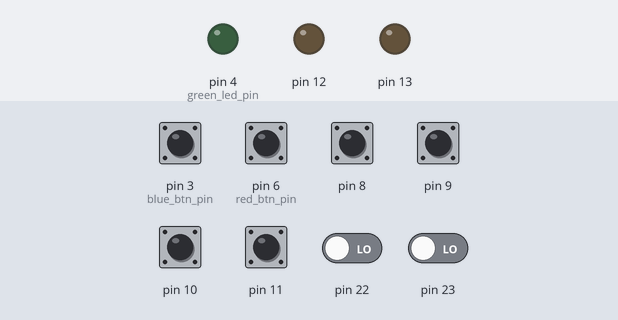
Recording of a sketch running on a simulated Arduino Uno, built with avr-gcc and run on an emulated ATmega328P. On the bench: output pins drawn as LEDs (lit = HIGH). The test bench sets the inputs (shaded band); at power-on: pin 3 (blue_btn_pin), pin 6 (red_btn_pin), pin 8–11 HIGH, pin 22, pin 23 LOW.

Above: at 0.8 s.
0.9 s: pin 3 (blue_btn_pin) pulled LOW for 0.15 s
At 0.97 s:
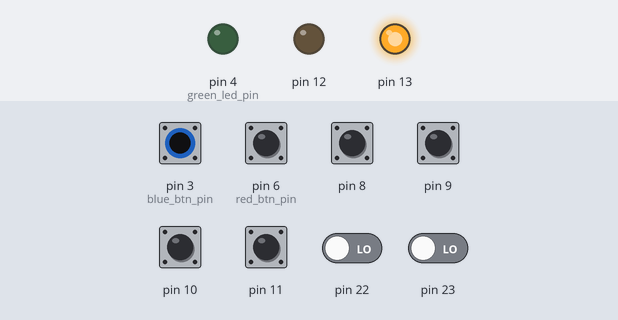
2.5 s: pin 6 (red_btn_pin) pulled LOW for 0.15 s
At 2.57 s:
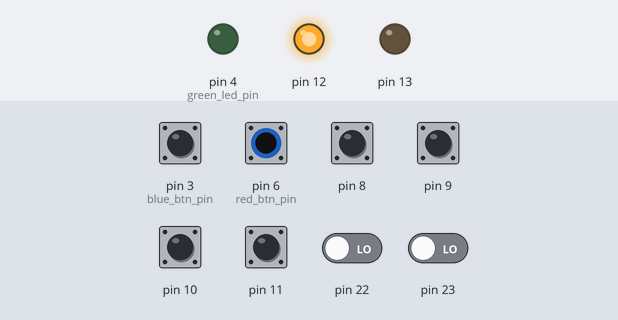
4.1 s: pin 10 pulled LOW for 0.15 s
At 4.17 s:
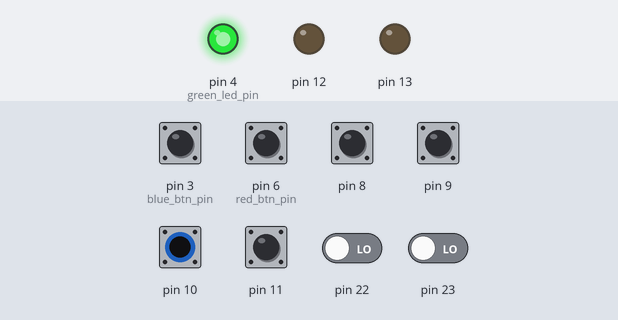
5.7 s: pin 3 (blue_btn_pin) driven LOW and pin 6 (red_btn_pin) driven LOW
At 6.7 s:
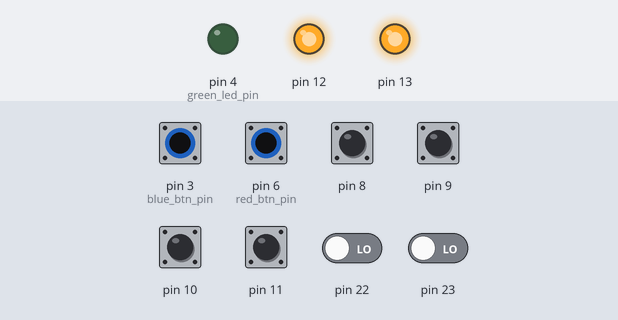
7.2 s: pin 10 pulled LOW for 1 s
At 7.8 s:
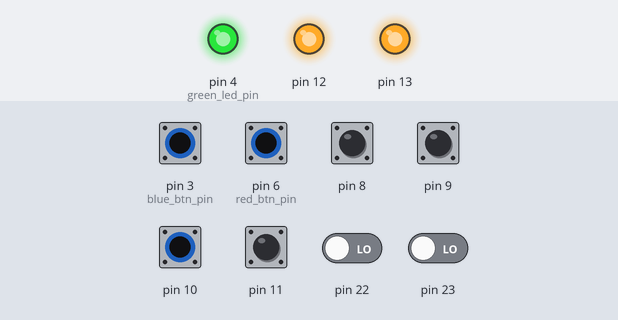
9.7 s: pin 3 (blue_btn_pin) driven HIGH
At 10.9 s:
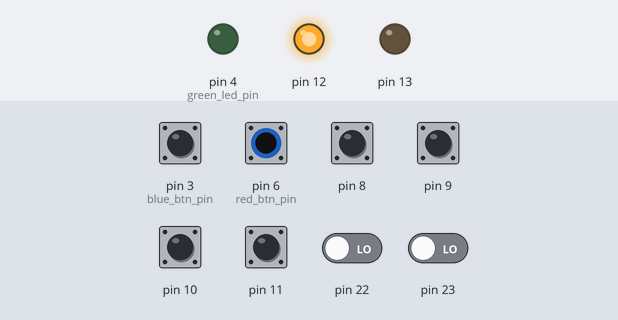
Timing chart, 0 to 12.2 s (numbered marks = the images above; inputs shaded):
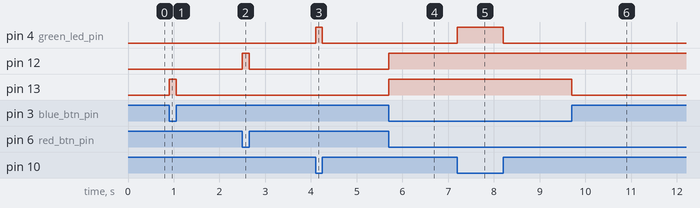

The sketch:

LED_TEST_POLLING_PINCHANGE_EXTERNAL_INTERRUPT.ino
```cpp
/* A test program using the ATMEGA328p which tests 3 LEDs connected to the
 * ATMEGA328p via 3 separate push-buttons. Each color button lights up it's
 * corresponding LED when pressed. This program demonstrates use of External
 * Interrupts, Pin Change Interrupts and Polling methods.
*/

/**************************** VARIABLE DECLARATIONS *************************/

const int PORTB_OFFSET = 8;                   //Port B Pin 0 is located on
                                              //Digital 8 on the Arduino.

const int blue_btn_pin = 3;                   //DDD5 - Port D, Pin 3 (Digital 3)
const int green_btn_pin = (10 - PORTB_OFFSET);//DDB2 - Port B, Pin 2 (Digital 10)
const int red_btn_pin = 6;                    //DDD6 - Port D, Pin 6 (Digital 6)

const int blue_led_pin = (13 - PORTB_OFFSET); //DDB5 - Port B, Pin 5 (Digital 13)
const int green_led_pin = 4;                  //DDD4 - Port D, Pin 4 (Digital 4)
const int red_led_pin = (12 - PORTB_OFFSET);  //DDB4 - Port B, Pin 4 (Digital 12)

//read the current state of bit 6 from the PIND register and store this in
//the variable red_btn.
volatile bool red_btn = (PIND & (1 << red_btn_pin)) >> red_btn_pin;
//read the current state of bit 3 from the PIND register and store this in
//the variable blue_btn.
volatile bool blue_btn = (PIND & (1 << blue_btn_pin)) >> blue_btn_pin;

/**************************** FUNCTION PROTOTYPES ***************************/
void button_press_polling(int btn_pin, int led_pin);
void configure();

int main()
{
  configure();

  while(1)
  {
  //read the current state of bit 2 from the PINB register and store this in
  //the variable green_btn.
    button_press_polling(green_btn_pin, green_led_pin);
  }// end while

  return 0;
}// end main()

// Set up Pin Change Interrupt and External Interrupt Registers.
// Port configuration for LEDs and push-buttons.
void configure()
{
  /************************ Interrupt register setup *************************/
  // Clear Interrupts during Interrupt register setup.
  cli();

  // Pin Change Interrupts - Enable PCIE2 Bit2 = 1 (Port D)
  PCICR |= B00000100;
  // Set PCINT22 - Port D Bit6 = 1 (Digital 6, where the red button is connected)
  // Note: Pin change interrupts will occur when both pressing AND releasing the
  // red button.
  PCMSK2 |= B01000000;

  // External Interrupt Control Register A (EICRA) - Interrupt sense control.
  EICRA &= ~(1 << ISC11); // Set Bit 3 of EICRA register to logic level low
  EICRA |= (1<< ISC10);   // And Bit 2 of EICRA rgister to logic level high.
  // EICRA register set to [ - - - - 0 1 x x ] Both Rising and Falling edge
  // logic signals trigeer an interrupt request on INT1 (Digital 3 Pin).
  EIMSK |= (1 << INT1); // Enable External Interuupt Pin for INT1 only.

  // Enable Global Interrupts.
  sei();

  /*************************** push button I/O setup ************************/
  DDRD &= ~(1 << blue_btn_pin); //Set Pin 3 of Port D as an input.
  PORTD |= (1 << blue_btn_pin); //Enable the internal pull-up resistor for Pin 5
                                //of Port D
  DDRD &= ~(1 << red_btn_pin);  //Set Pin 6 of Port D as an input.
  PORTD |= (1 << red_btn_pin);  //Enable the internal pull-up resistor for Pin 6
                                //of Port D
  DDRB &= ~(1 << green_btn_pin);//Set Pin 2 of Port B as an input.
  PORTB |= (1 << green_btn_pin);//Enable the internal pull-up resistor for Pin 2
                                //of Port B

  /******************************* LED I/O setup ****************************/
  DDRB |= (1 << blue_led_pin); //Set Pin 5 of Port B as an output.
  DDRB |= (1 << red_led_pin);  //Set Pin 4 of Port B as an output.
  DDRD |= (1 << green_led_pin);//Set Pin 4 of Port D as an output.
}// end configure()

//Polling method - needs to be checked as often as possible! Least efficient
//method. Uses the green button and LED.
void button_press_polling(int btn_pin, int led_pin)
{
  //read the state of btn_pin (HIGH/LOW) and store in btn_state.
  bool btn_state = (PINB & (1 << btn_pin)) >> btn_pin;

    if(btn_state == LOW) //Button is pressed
    {
      // Set output of the green LED to logic high - turn green LED on.
      PORTD |= (1 << led_pin);
    }

    else //Button has been released / no longer depressed.
    {
      // Set output of the LED to logic low - turn green LED off.
      PORTD &= ~(1 << led_pin);
    }
}//end button_press_polling() function.

//Pin Change Interrupt routine for detecting presses and releases of the red
//button.
ISR(PCINT2_vect)
{
  // Interrupt for Port D - read the state of the red button
  red_btn = (PIND & (1 << red_btn_pin)) >> red_btn_pin;

  if(red_btn == LOW) //red button has been pressed.
  {
    // Set output of the red led to logic high - turn it on.
    PORTB |= (1 << red_led_pin);
  }
  else //red button has been released.
  {
    // Set output of the red led to logic low - turn it off.
    PORTB &= ~(1 << red_led_pin);
  }
}//end ISR - Pin Change Interrupt

//External Interrupt routine for detecting presses and releases of the blue
//button.
ISR(INT1_vect)
{
  // External Interrupt (INT1) for Port D - read the state of the blue button
  blue_btn = (PIND & (1 << blue_btn_pin)) >> blue_btn_pin;

  if(blue_btn == LOW) //blue button has been pressed.
  {
    // Set output of the blue led to logic high - turn it on.
    PORTB |= (1 << blue_led_pin);
  }
  else //blue button has been released.
  {
    // Set output of the red led to logic low - turn it off.
    PORTB &= ~(1 << blue_led_pin);
  }
}//end ISR - External Interrupt
```

Measured:
- after the input at 0.9 s, pin 13: LOW → HIGH at once, → LOW 0.15 s later
- after the input at 2.5 s, pin 12: LOW → HIGH at once, → LOW 0.15 s later
- after the input at 4.1 s, pin 4 (green_led_pin): LOW → HIGH at once, → LOW 0.15 s later
- after the input at 5.7 s, pin 12, pin 13: LOW → HIGH at once
- after the input at 7.2 s, pin 4 (green_led_pin): LOW → HIGH at once, → LOW 1.0 s later
- after the input at 9.7 s, pin 13: HIGH → LOW at once
